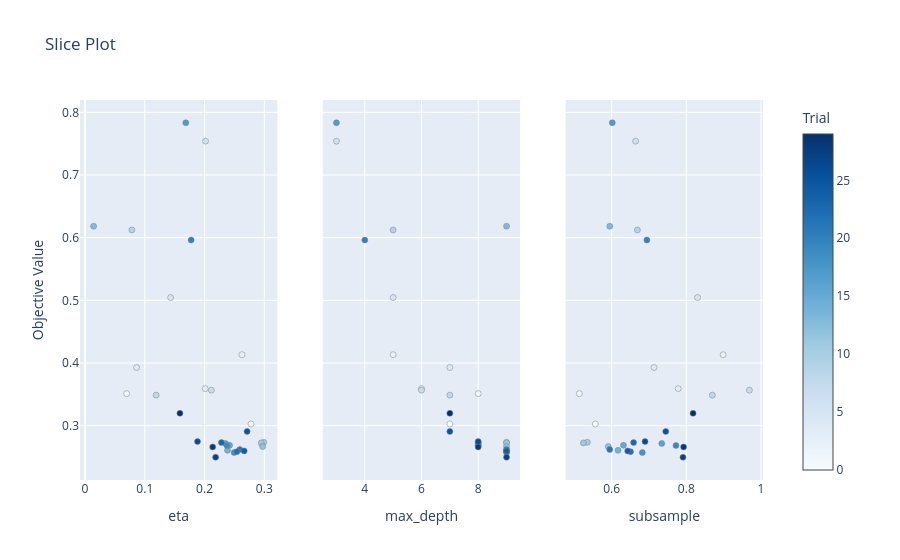

The cell this chart's notebook holds for it:
### Code cell
optuna.visualization.plot_slice(study_xgb)

### Figure 1 — Plotly figure (JSON) as saved in the notebook; plotly's stock layout.template omitted (floating-point values rounded to 4 significant figures)
{"data": [{"marker": {"color": [0, 1, 2, 3, 4, 5, 6, 7, 8, 9, 10, 11, 12, 13, 14, 15, 16, 17, 18, 19, 20, 21, 22, 23, 24, 25, 26, 27, 28, 29], "colorbar": {"title": {"text": "Trial"}, "x": 1, "xpad": 40}, "colorscale": [[0, "rgb(247,251,255)"], [0.125, "rgb(222,235,247)"], [0.25, "rgb(198,219,239)"], [0.375, "rgb(158,202,225)"], [0.5, "rgb(107,174,214)"], [0.625, "rgb(66,146,198)"], [0.75, "rgb(33,113,181)"], [0.875, "rgb(8,81,156)"], [1, "rgb(8,48,107)"]], "line": {"color": "Grey", "width": 0.5}, "showscale": true}, "mode": "markers", "name": "Feasible Trial", "showlegend": false, "type": "scatter", "x": [0.2777, 0.06973, 0.2626, 0.2011, 0.08624, 0.1433, 0.2017, 0.2114, 0.119, 0.07842, 0.299, 0.2949, 0.2972, 0.01437, 0.2383, 0.2418, 0.2351, 0.1686, 0.2495, 0.2375, 0.1776, 0.259, 0.254, 0.2282, 0.2664, 0.2712, 0.1883, 0.2185, 0.2136, 0.1588], "xaxis": "x", "y": [0.3027, 0.351, 0.4133, 0.3591, 0.3928, 0.5044, 0.754, 0.3567, 0.3487, 0.6123, 0.2735, 0.2724, 0.2667, 0.6182, 0.2606, 0.2687, 0.2715, 0.7834, 0.257, 0.2683, 0.5962, 0.2618, 0.2585, 0.2729, 0.2597, 0.2908, 0.2746, 0.2496, 0.2659, 0.3197], "yaxis": "y"}, {"marker": {"color": [0, 1, 2, 3, 4, 5, 6, 7, 8, 9, 10, 11, 12, 13, 14, 15, 16, 17, 18, 19, 20, 21, 22, 23, 24, 25, 26, 27, 28, 29], "colorbar": {"title": {"text": "Trial"}, "x": 1, "xpad": 40}, "colorscale": [[0, "rgb(247,251,255)"], [0.125, "rgb(222,235,247)"], [0.25, "rgb(198,219,239)"], [0.375, "rgb(158,202,225)"], [0.5, "rgb(107,174,214)"], [0.625, "rgb(66,146,198)"], [0.75, "rgb(33,113,181)"], [0.875, "rgb(8,81,156)"], [1, "rgb(8,48,107)"]], "line": {"color": "Grey", "width": 0.5}, "showscale": false}, "mode": "markers", "name": "Feasible Trial", "showlegend": false, "type": "scatter", "x": [7, 8, 5, 6, 7, 5, 3, 6, 7, 5, 9, 9, 9, 9, 9, 8, 8, 3, 9, 8, 4, 9, 9, 8, 9, 7, 8, 9, 8, 7], "xaxis": "x2", "y": [0.3027, 0.351, 0.4133, 0.3591, 0.3928, 0.5044, 0.754, 0.3567, 0.3487, 0.6123, 0.2735, 0.2724, 0.2667, 0.6182, 0.2606, 0.2687, 0.2715, 0.7834, 0.257, 0.2683, 0.5962, 0.2618, 0.2585, 0.2729, 0.2597, 0.2908, 0.2746, 0.2496, 0.2659, 0.3197], "yaxis": "y2"}, {"marker": {"color": [0, 1, 2, 3, 4, 5, 6, 7, 8, 9, 10, 11, 12, 13, 14, 15, 16, 17, 18, 19, 20, 21, 22, 23, 24, 25, 26, 27, 28, 29], "colorbar": {"title": {"text": "Trial"}, "x": 1, "xpad": 40}, "colorscale": [[0, "rgb(247,251,255)"], [0.125, "rgb(222,235,247)"], [0.25, "rgb(198,219,239)"], [0.375, "rgb(158,202,225)"], [0.5, "rgb(107,174,214)"], [0.625, "rgb(66,146,198)"], [0.75, "rgb(33,113,181)"], [0.875, "rgb(8,81,156)"], [1, "rgb(8,48,107)"]], "line": {"color": "Grey", "width": 0.5}, "showscale": false}, "mode": "markers", "name": "Feasible Trial", "showlegend": false, "type": "scatter", "x": [0.556, 0.5133, 0.8987, 0.7783, 0.7134, 0.8301, 0.6641, 0.969, 0.8697, 0.6689, 0.5348, 0.5242, 0.5909, 0.5949, 0.6171, 0.6316, 0.7343, 0.6017, 0.6822, 0.7723, 0.6943, 0.5948, 0.6505, 0.6587, 0.6429, 0.745, 0.6894, 0.791, 0.7927, 0.8181], "xaxis": "x3", "y": [0.3027, 0.351, 0.4133, 0.3591, 0.3928, 0.5044, 0.754, 0.3567, 0.3487, 0.6123, 0.2735, 0.2724, 0.2667, 0.6182, 0.2606, 0.2687, 0.2715, 0.7834, 0.257, 0.2683, 0.5962, 0.2618, 0.2585, 0.2729, 0.2597, 0.2908, 0.2746, 0.2496, 0.2659, 0.3197], "yaxis": "y3"}], "layout": {"title": {"text": "Slice Plot"}, "xaxis": {"anchor": "y", "domain": [0, 0.2889], "title": {"text": "eta"}}, "xaxis2": {"anchor": "y2", "domain": [0.3556, 0.6444], "title": {"text": "max_depth"}}, "xaxis3": {"anchor": "y3", "domain": [0.7111, 1], "title": {"text": "subsample"}}, "yaxis": {"anchor": "x", "domain": [0, 1], "title": {"text": "Objective Value"}}, "yaxis2": {"anchor": "x2", "domain": [0, 1], "matches": "y", "showticklabels": false}, "yaxis3": {"anchor": "x3", "domain": [0, 1], "matches": "y", "showticklabels": false}}}
